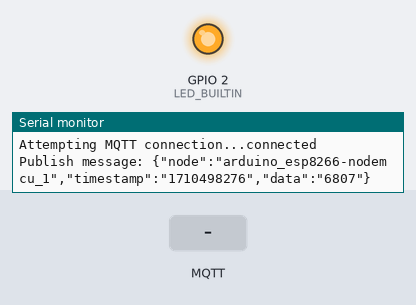
Bench run of a sketch on a simulated ESP8266 (NodeMCU). Shown: output pins drawn as LEDs (lit = HIGH, except the on-board LED, lit = LOW), the last lines printed to the serial monitor. The inputs (shaded band) are chosen by the test bench. WiFi joins after 1.5 s; servers stay silent unless stated; network time is answered at once with the bench clock; the local clock reads 2024-03-15 10:24:30 at power-on unless the sketch sets it; random numbers use the default seed unless the sketch sets one; no MQTT or app messages arrive unless stated.

Above: at 7.7 s.
7.8 s: MQTT message "analytica/arduino" arrives on the first subscribed topic
At 8.8 s:
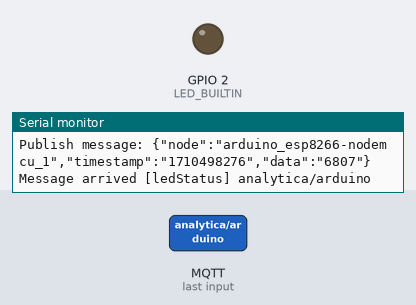
9.3 s: MQTT message "1" arrives on the first subscribed topic
At 10.0 s:
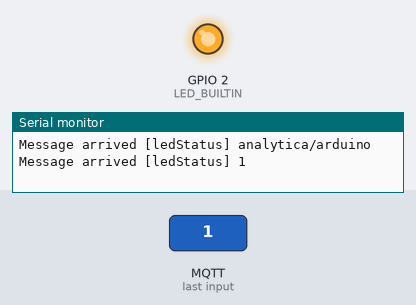
10.8 s: MQTT message "5" arrives on the first subscribed topic
At 11.1 s:
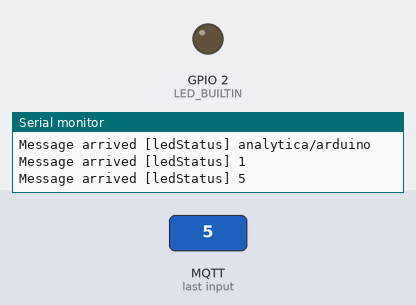
Timing chart, 0 to 13.8 s (numbered marks = the images above; inputs shaded):
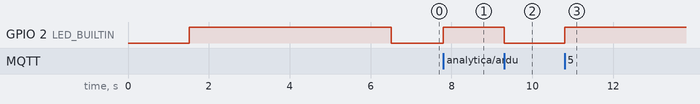

Measured:
- after the input at 7.8 s, GPIO 2 (LED_BUILTIN): LOW → HIGH at once
- after the input at 9.3 s, GPIO 2 (LED_BUILTIN): HIGH → LOW at once
- after the input at 10.8 s, GPIO 2 (LED_BUILTIN): LOW → HIGH at once

The sketch:

publishRandomNumber.ino
```cpp
//#include <Adafruit_ESP8266.h>

//code write by Moz for YouTube changel logMaker360, 24-11-2016
//code belongs to this video: https://youtu.be/nAUUdbUkJEI

//#include <EEPROM.h>
#include <ESP8266WiFi.h>
#include <PubSubClient.h>
#include <ArduinoJson.h>
#include <Wire.h>
#include <NTPClient.h>
#include <WiFiUdp.h>
#define LED_BUILTIN 2
int switcha=0;
const char* ssid = "Tell my Wi-Fi love her"; // Rellena con el nombre de tu red WiFi
const char* password = "246813579"; // Rellena con la contraseña de tu red WiFi

long lastMsg = 0;
int value = 0;

const char* mqtt_server = "broker.hivemq.com";                 //!!!!!!!!!!!!!!!!!!!!!
int randNumber;

WiFiClient espClient;
PubSubClient client(espClient);

WiFiUDP ntpUDP;
NTPClient timeClient(ntpUDP);

 /*
void callback(char* topic, byte* payload, unsigned int length) {

 for (int i=0;i<length;i++) {
  char receivedChar = (char)payload[i];
  Serial.print(receivedChar);
  if (receivedChar == '1')
  digitalWrite(LED_BUILTIN, HIGH);
  if (receivedChar == '0')
   digitalWrite(LED_BUILTIN, LOW);
  }
  Serial.println();
}
 */
char data[1024];
DynamicJsonDocument doc(1024);

 void callback(char* topic, byte* payload, unsigned int length) {
  Serial.print("Message arrived [");
  Serial.print(topic);
  Serial.print("] ");
  if(topic=="analytica/arduino"){
    Serial.print("switch on/off:");
    byte b = payload[0];
//    sprintf(payload,2,"%d");
     payload[length] = '\0'; // Make payload a string by NULL terminating it.
   switcha = atoi((char *)payload);
   Serial.println(switcha);


  }

  for (int i = 0; i < length; i++) {
    Serial.print((char)payload[i]);
  }
  Serial.println();

  // Switch on the LED if an 1 was received as first character
  if ((char)payload[0] == '1') {
    digitalWrite(BUILTIN_LED, LOW);   // Turn the LED on (Note that LOW is the voltage level
    // but actually the LED is on; this is because
    // it is acive low on the ESP-01)
  } else {
    digitalWrite(BUILTIN_LED, HIGH);  // Turn the LED off by making the voltage HIGH
  }

}

void reconnect() {
 // Loop until we're reconnected
 Serial.print("Target server: ");
 Serial.println(mqtt_server);
 while (!client.connected()) {
 Serial.print("Attempting MQTT connection...");
 // Attempt to connect
 if (client.connect("ESP8266 Client")) {
  Serial.println("connected");
  // ... and subscribe to topic
  client.subscribe("ledStatus");
 } else {
  Serial.print("failed, rc=");
  Serial.print(client.state());
  Serial.println(" try again in 5 seconds");
  // Wait 5 seconds before retrying
  delay(5000);
  }
 }
}

void setup()
{
 Serial.begin(9600);
  delay(10);
  switcha=1;
  // Conectamos a la red WiFi

  Serial.println();
  Serial.println();
  Serial.print("Connecting to ");
  Serial.println(ssid);

  /* Configuramos el ESP8266 como cliente WiFi. Si no lo hacemos
  se configurará como cliente y punto de acceso al mismo tiempo */
  WiFi.mode(WIFI_STA); // Modo cliente WiFi
  WiFi.begin(ssid, password);

  // Esperamos a que estemos conectados a la red WiFi
  while (WiFi.status() != WL_CONNECTED) {
    delay(500);
    Serial.print(".");
  }

  Serial.println("");
  Serial.println("WiFi connected");
  Serial.print("IP address: ");
  Serial.println(WiFi.localIP()); // Mostramos la IP

 client.setServer(mqtt_server, 1883);
 client.setCallback(callback);

 pinMode(LED_BUILTIN, OUTPUT);
 digitalWrite(LED_BUILTIN, HIGH);
 delay(5000);
 digitalWrite(LED_BUILTIN, LOW);
 timeClient.begin();
}

void loop()
{
 if (!client.connected()) {
  reconnect();
 }
 client.loop();
 if(switcha==1){
  long ahora = millis();
  if (ahora - lastMsg > 5000) {
   randNumber=random(-10000,10000);

  // Format your message to Octoblu here as JSON
  // Include commas between each added element.
  doc["node"]="arduino_esp8266-nodemcu_1";
  timeClient.update();
  String tiempo = String(timeClient.getEpochTime());
 String timestamp=String(tiempo);
  doc["timestamp"]=timestamp;
  doc["data"]=String(randNumber);

  // This sends off your payload.
  //String payload = "{ \"node\": \"arduino1\",\"timestamp\":\""+timestamp+"\", \"data\": \"hola\"}"//+value +"\" }";

size_t n = serializeJson(doc, data);

    lastMsg = ahora;

    //snprintf (msg, 75, "Nodo 1: #%ld", randNumber);


      Serial.print("Publish message: ");
      Serial.println(data);
      client.publish("analytica/data", data,n);
    }

  }
 /*

    String comsg;
    comsg="KESO";

client.publish("/test/confirm", (char*) comsg.c_str());
 //client.publish("atribunet/arduino",  randNumber);//String.toCharArray(randNumber));
 */
}
```
